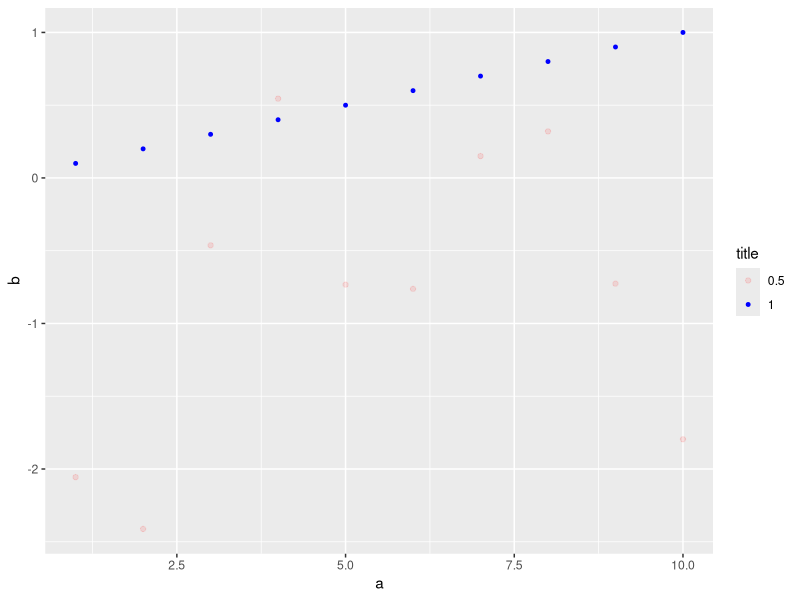

Source code (R):
library(ggplot2)

df1 <- data.frame(a = rep(seq(1, 10), 2),
                  b = c(seq(0.1, 1, 0.1), rnorm(10)), 
                  alpha = factor(rep(c(1, 0.5), c(10, 10))))

g <- guide_legend('title')
p1 <- ggplot(aes(x = a, y = b, colour = alpha, alpha = alpha,
                 size = alpha),
             data = df1)
p1 <- p1 + geom_point() + scale_colour_manual(values = c('red','blue')) + 
  scale_size_manual(values = c(1.5, 1)) + 
  guides(colour = g, size = g, alpha = g)
# 
# DF <- data.frame(
#   x = rnorm(100, mean = 0, sd = 1),
#   y = rnorm(n = 100, mean = 1, sd = 1),
#   color = sample(
#     x = c('red', 'blue'), size = 100, replace = T, prob = c(.5,.5)
#   ),
#   alpha = runif(n = 100, min = 0.1, max = 1)
# )
# 
# p <- DF %>%
#   ggplot(aes(
#     x = x, y = y, color = color, size = 2, alpha = alpha
#   )) +
#   geom_point(show.legend  = TRUE) + theme_bw() +
#   scale_size(guide = FALSE) +
#   scale_color_discrete(guide = FALSE)